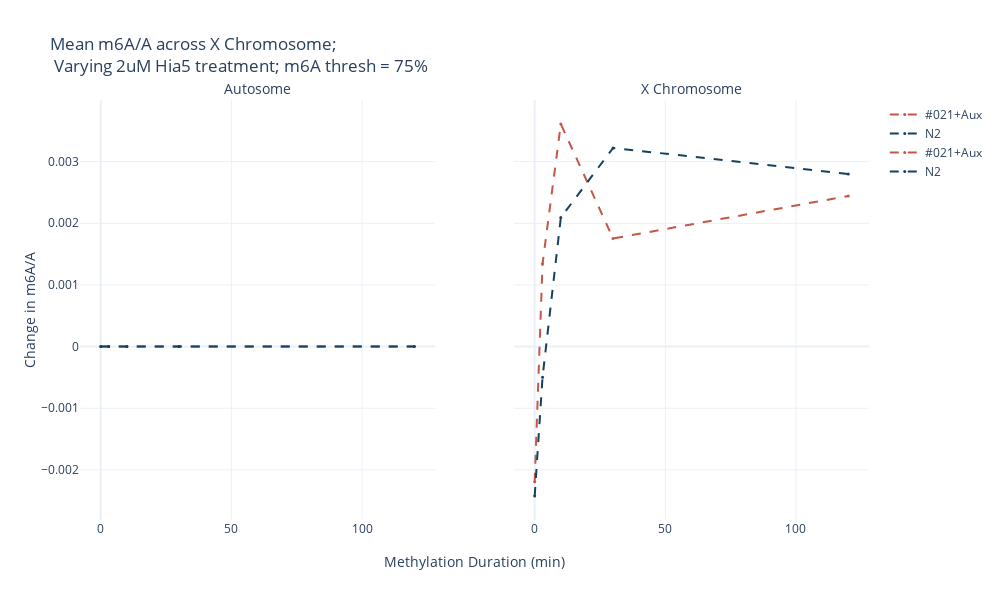

Notebook source saved alongside this figure:
### Code cell
### Plot average m6A by timepoint

# list of samples to consider
considered_samples = [0,1,2,3,4,5,6,7,8,9]

# Plot title
#plot_title = "AID::SDC-2 + Auxin; 2uM Hia5 Timecourse; m6A thresh = 75%"
plot_title = "Mean m6A/A across X Chromosome;<br> Varying 2uM Hia5 treatment; m6A thresh = 75%"

# Plot the boxplot
marker_colors =["#c45746","#16415e"]

color_map = {'#021+Aux': "#c45746", 'N2': "#16415e"}

# Initiate GO figure
fig = make_subplots(rows=1, cols=2,
                y_title = "Change in m6A/A",
                x_title = "Methylation Duration (min)",
                shared_yaxes=True,
                shared_xaxes=False,
                subplot_titles=(["Autosome","X Chromosome"]))

# Set tube_df dataframe to chromosome_m6A_frac table only where condition index is in considered_samples list
tube_df = chromosome_m6A_frac.loc[chromosome_m6A_frac['condition'].isin(list( conditions[i] for i in considered_samples ))]
# Convert condition_min column to integers
tube_df['condition_min'] = tube_df['condition_min'].astype(int)
#Sort tube_df by conditon_min then by chr_type
tube_df = tube_df.sort_values(by=['condition_min','chr_type'])
# Add column for subtracting chr_type X from Autosome for each condition and dividing by autosome value
tube_df['m6A_frac_diff_X_from_A'] = tube_df.groupby(['condition'])['m6A_frac'].apply(lambda x: x - x.iloc[0])
# Add column for 'm6A_frac_diff_X_from_A' divided by autosome value for each condition
tube_df['m6A_frac_diff_X_from_A_per'] = tube_df.groupby(['condition'])['m6A_frac_diff_X_from_A'].apply(lambda x: x / x.iloc[0])

print(tube_df)

chr_type = "Autosome"
df_plot=tube_df.loc[tube_df['chr_type']==chr_type]
#df_plot=tube_df.sample(frac=17/100,replace=False,random_state=1)
for genotype in df_plot['genotype'].unique():
    df_plot_2 = df_plot[df_plot['genotype'] == genotype]
    trace = go.Scatter(x=df_plot_2['condition_min'], y=df_plot_2['m6A_frac_diff_X_from_A'], mode='lines+markers', name=genotype,line=dict(dash='dash', color=color_map[genotype]))
    fig.append_trace(trace,row = 1, col = 1)

chr_type = "X"
df_plot=tube_df.loc[tube_df['chr_type']==chr_type]
#df_plot=tube_df.sample(frac=17/100,replace=False,random_state=1)
for genotype in df_plot['genotype'].unique():
    df_plot_2 = df_plot[df_plot['genotype'] == genotype]
    trace = go.Scatter(x=df_plot_2['condition_min'], y=df_plot_2['m6A_frac_diff_X_from_A'], mode='lines+markers', name=genotype,line=dict(dash='dash', color=color_map[genotype]))
    fig.append_trace(trace,row = 1, col = 2)

#fig.append_trace(trace0, row = 1, col = 1)
#fig.append_trace(trace1, row = 1, col = 2)

# remove boxplot fill color
# fig.update_traces(fillcolor='rgba(0,0,0,0)')
fig['layout'].update(height = 600,width = 1000)
fig.update_layout(template="plotly_white",title=plot_title)
fig.update_xaxes(showticklabels=True)
#fig.update_yaxes(range=[0.035, 0.08])
fig.update_annotations(font_size=14)
fig.update_traces(marker=dict(size=3))
# change line color to grey and marker color to based on genotype

'''fig = add_p_value_annotation(fig, [[0,1]], 1, _format=dict(interline=0.07, text_height=1.07, color='black'))
fig = add_p_value_annotation(fig, [[0,1]], 2, _format=dict(interline=0.07, text_height=1.07, color='black'))
fig = add_p_value_annotation(fig, [[0,1]], 3, _format=dict(interline=0.07, text_height=1.07, color='black'))
fig = add_p_value_annotation(fig, [[0,1]], 4, _format=dict(interline=0.07, text_height=1.07, color='black'))
fig = add_p_value_annotation(fig, [[0,1]], 5, _format=dict(interline=0.07, text_height=1.07, color='black'))'''
#fig.update_layout(boxmode='group', xaxis_tickangle=0)

#fig.layout.annotations[0].update(y=-0.1)
#fig.layout.annotations[1].update(y=-0.1)
#fig.layout.annotations[1].update(y=-0.1)
#fig.layout.annotations[3].update(y=-0.1)
#fig.layout.annotations[4].update(y=-0.1)

fig.show()
#Export plotly figure to .svg
fig.write_image(output_stem + "change_in_m6A_30min_"  + str(m6A_thresh) +".svg")

### Figure 1 — Plotly figure (JSON) as saved in the notebook; plotly's stock layout.template omitted (floating-point values rounded to 4 significant figures)
{"data": [{"line": {"color": "#c45746", "dash": "dash"}, "marker": {"size": 3}, "mode": "lines+markers", "name": "#021+Aux", "type": "scatter", "x": [0, 3, 10, 30, 120], "xaxis": "x", "y": [0, 0, 0, 0, 0], "yaxis": "y"}, {"line": {"color": "#16415e", "dash": "dash"}, "marker": {"size": 3}, "mode": "lines+markers", "name": "N2", "type": "scatter", "x": [0, 3, 10, 30, 120], "xaxis": "x", "y": [0, 0, 0, 0, 0], "yaxis": "y"}, {"line": {"color": "#c45746", "dash": "dash"}, "marker": {"size": 3}, "mode": "lines+markers", "name": "#021+Aux", "type": "scatter", "x": [0, 3, 10, 30, 120], "xaxis": "x2", "y": [-0.002191, 0.001343, 0.00361, 0.001753, 0.002442], "yaxis": "y2"}, {"line": {"color": "#16415e", "dash": "dash"}, "marker": {"size": 3}, "mode": "lines+markers", "name": "N2", "type": "scatter", "x": [0, 3, 10, 30, 120], "xaxis": "x2", "y": [-0.002423, -0.0004975, 0.002093, 0.003222, 0.0028], "yaxis": "y2"}], "layout": {"annotations": [{"font": {"size": 14}, "showarrow": false, "text": "Autosome", "x": 0.225, "xanchor": "center", "xref": "paper", "y": 1, "yanchor": "bottom", "yref": "paper"}, {"font": {"size": 14}, "showarrow": false, "text": "X Chromosome", "x": 0.775, "xanchor": "center", "xref": "paper", "y": 1, "yanchor": "bottom", "yref": "paper"}, {"font": {"size": 14}, "showarrow": false, "text": "Methylation Duration (min)", "x": 0.5, "xanchor": "center", "xref": "paper", "y": 0, "yanchor": "top", "yref": "paper", "yshift": -30}, {"font": {"size": 14}, "showarrow": false, "text": "Change in m6A/A", "textangle": -90, "x": 0, "xanchor": "right", "xref": "paper", "xshift": -40, "y": 0.5, "yanchor": "middle", "yref": "paper"}], "height": 600, "title": {"text": "Mean m6A/A across X Chromosome;<br> Varying 2uM Hia5 treatment; m6A thresh = 75%"}, "width": 1000, "xaxis": {"anchor": "y", "domain": [0, 0.45], "showticklabels": true}, "xaxis2": {"anchor": "y2", "domain": [0.55, 1], "showticklabels": true}, "yaxis": {"anchor": "x", "domain": [0, 1]}, "yaxis2": {"anchor": "x2", "domain": [0, 1], "matches": "y", "showticklabels": false}}}
